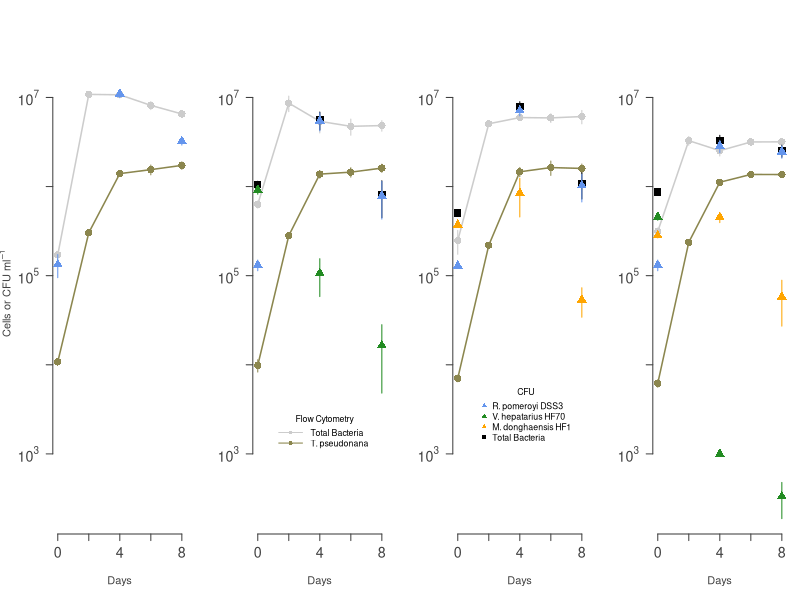
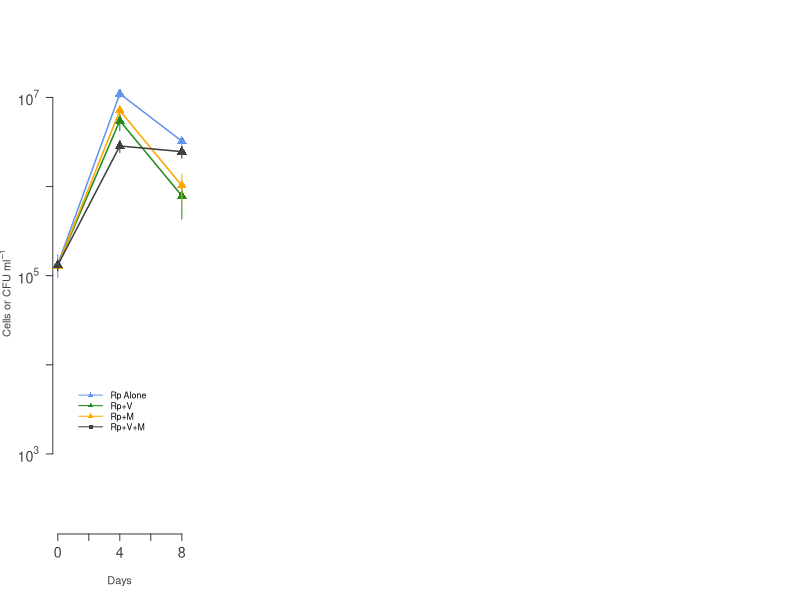
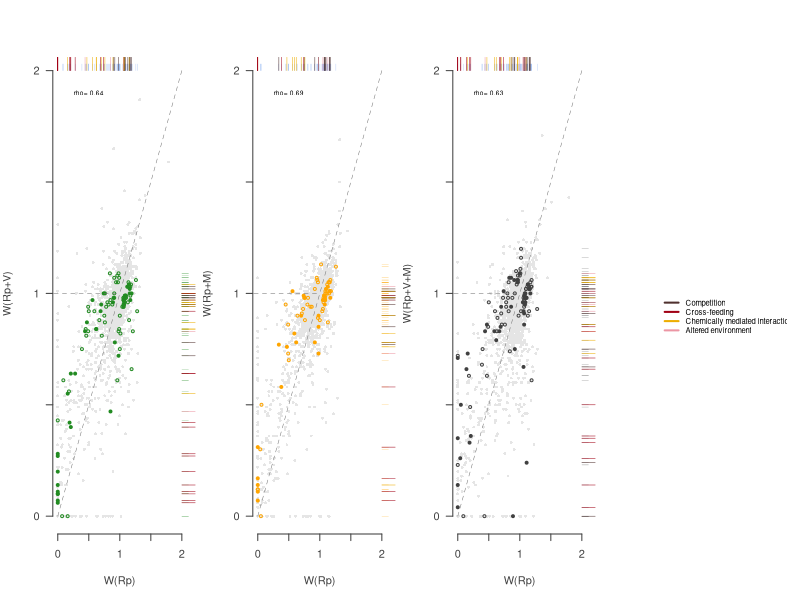
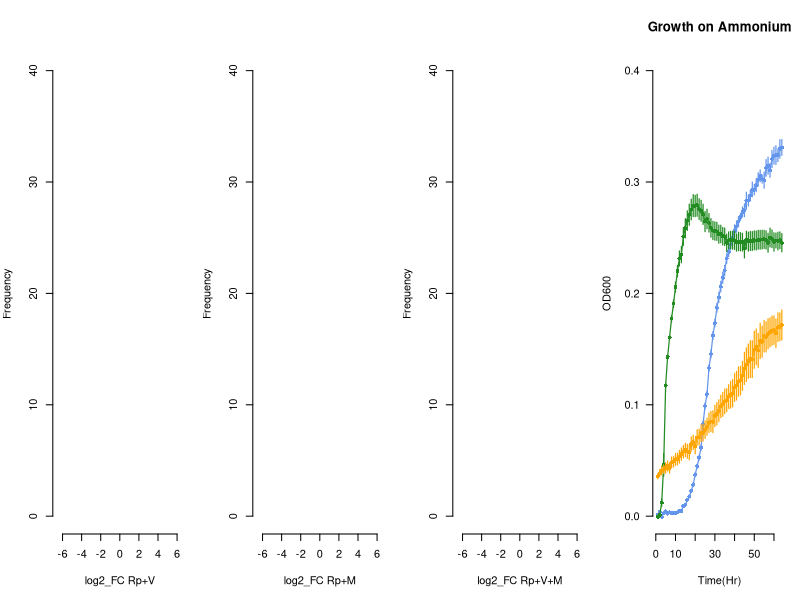
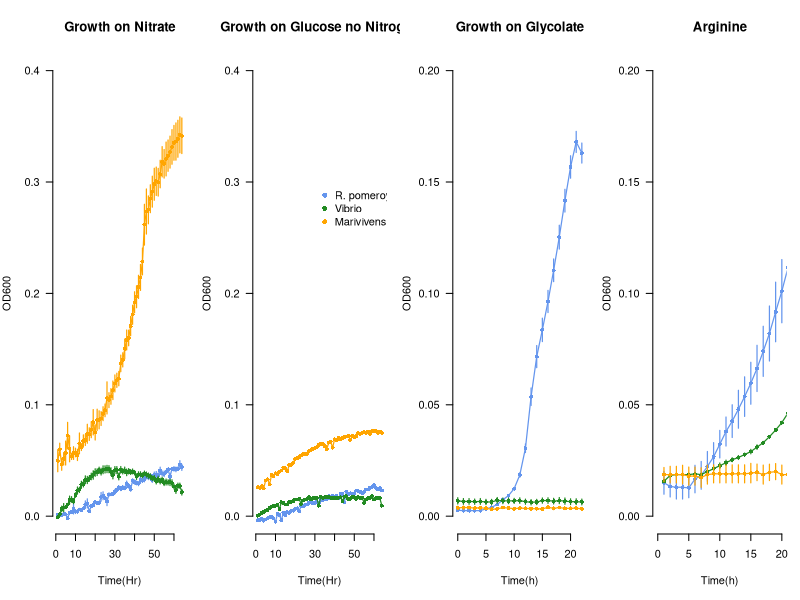
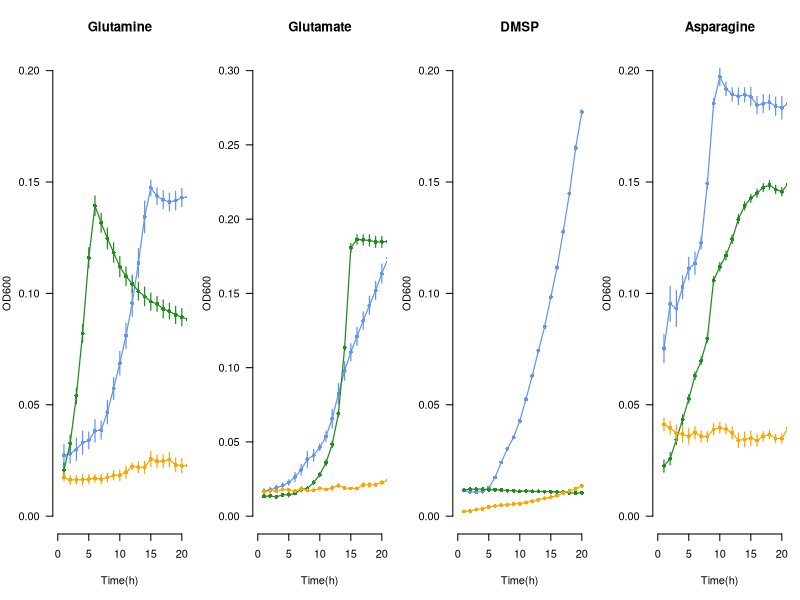
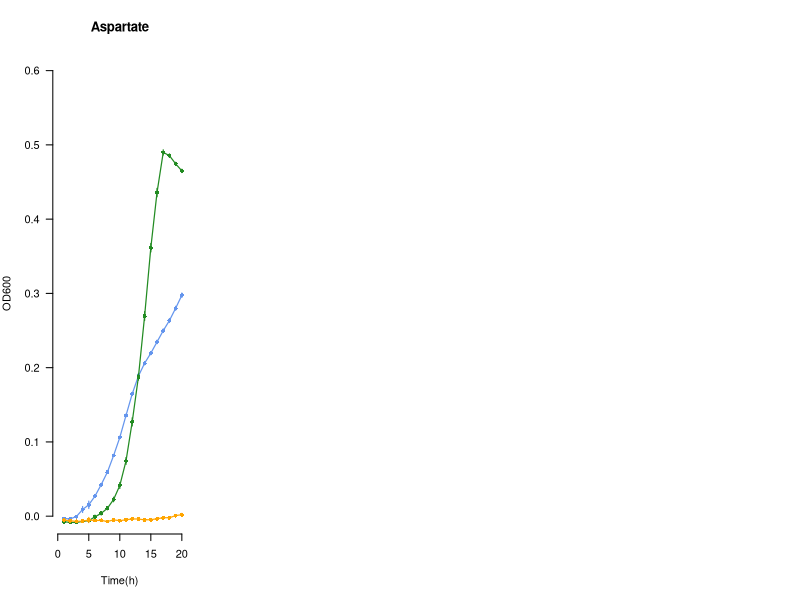

Reproduce these figures in R, in order.
## ---- chunk 1
#loading in packages
library(readr)
library(dplyr)
library(tidyr)
library(ggplot2)
library(scales)
library(data.table)
library(formattable)
## ---- chunk 2
# Defining variables to make it more readable later on

rpom <- 'Ruegeria_pomeroyi'
rpomColor <- 'cornflowerblue'
mari <- 'Marivivens'
mariColor <- 'orange'
vib <- 'Vib_70'
vibColor <- 'forestgreen'
diatom <- 'T_pseudo'
diatomColor <- 'khaki4'
bacteria <- 'Bacteria'
bacteriaColor <- 'gray80'
compCommColor <- 'gray25'
totalCFUColor <- 'black'
## ---- chunk 3
# Transform data from CFU to CFU/ml
# from 1/2 YTSS and 1/2 YTSS + KAN25
coloniesMl <- function(rawCFUdata){
    rawCFUdata <- rawCFUdata %>% 
    mutate(cfu.ml = CFU*Dilution/Volume) %>% 
    mutate(cfuKAN.ml = CFU_KAN*Dilution/Volume) %>% 
    ungroup()
}

# Calculate mean and standard error of the mean of CFU/ml 
# and CFU_KAN/ml separate and then combine
CFUmean <- function(CFUml){
    cfuMean <- CFUml %>%
        select(Condition, Replicate, Day, Organism, cfu.ml) %>%
        na.omit() %>%
        group_by(Condition, Day, Organism, Replicate) %>%
        summarize(CFU.ml = mean(cfu.ml)) %>% 
        group_by(Condition, Day, Organism) %>% 
        summarize(mean.CFU.ml=round(mean(CFU.ml)), sem.CFU.ml=sd(round(CFU.ml))/sqrt(length(CFU.ml)))%>%
        ungroup() 
    cfuKANmean <- CFUml %>%
        select(Condition, Replicate, Day, Organism, cfuKAN.ml) %>%
        na.omit() %>%
        group_by(Condition, Day, Organism, Replicate) %>%
        summarize(CFUKAN.ml = mean(cfuKAN.ml)) %>% 
        group_by(Condition, Day, Organism) %>% 
        summarize(mean.cfuKAN.ml=round(mean(CFUKAN.ml)), sem.cfuKAN.ml=sd(round(CFUKAN.ml))/sqrt(length(CFUKAN.ml)))%>%
        ungroup()
    full_join(cfuMean, cfuKANmean, by=c('Condition', 'Organism', 'Day'))
}


# Calculate mean Cells/ml from flow data taken on CyAN 
meanCellsml <- function(rawFlowdata){
    flowMean <- rawFlowdata %>%
        select(Condition, Replicate, Day, Organism, Cells.ml) %>%
        na.omit() %>%
        group_by(Condition, Day, Organism) %>%
        summarize(mean.Cells.ml=mean(round(Cells.ml)), sem.Cells.ml=sd(round(Cells.ml))
                  /sqrt(length(Cells.ml)))%>%
        ungroup()
}

# Read in CFU and flow data, transforming with above functions
# Need to add in Day 0 for condition 4/6 since these
# R pom colonies were inhibited by Vibrio, thus
# Taking the mean of all other time zeros and placing # it here

rawCFUcounts <- read.table(file='Data/GOTn_CFUcounts_v2.csv', header=TRUE, sep=',')
CFUml <- coloniesMl(rawCFUcounts)
meanCFUml <- CFUmean(CFUml)
meanCFUml <- meanCFUml[order(meanCFUml$Day), ]

flowCounts <- read.table(file='Data/GOTn_flowCounts_v2.csv', header=TRUE, sep=',')
meanFlow <- meanCellsml(flowCounts)
## ---- chunk 4
# Fixing the problem that there were no Rpom counts on day zero of conditions 4 & 6
# We just set the CFUs here equal to the mean of the inoculum from all other conditions


condition4RpomT0 <- meanCFUml$Day==0 & meanCFUml$Organism==rpom & meanCFUml$Condition=='Vibrio'
condition6RpomT0 <- meanCFUml$Day==0 & meanCFUml$Organism==rpom & meanCFUml$Condition=='CompleteCommunity'
allRpomT0 <- na.omit(CFUml$cfu.ml[CFUml$Day=='0' & CFUml$Organism==rpom])

meanCFUml$mean.CFU.ml[condition4RpomT0] <- mean(allRpomT0)
meanCFUml$sem.CFU.ml[condition4RpomT0] <- sd(allRpomT0)/sqrt(length(allRpomT0))

meanCFUml$mean.CFU.ml[condition6RpomT0] <- mean(allRpomT0)
meanCFUml$sem.CFU.ml[condition6RpomT0] <- sd(allRpomT0)/sqrt(length(allRpomT0))
## ---- chunk 5
#Total CFUs from means then propagate error

totalCFUS <- meanCFUml %>% 
  group_by(Condition, Day) %>% 
  summarize(total.meanCFU= sum(mean.CFU.ml), total.sem=sqrt(sum(sem.CFU.ml^2, na.rm=TRUE)))

## ---- chunk 6
attach(meanCFUml)

meanCFU <- mean.CFU.ml[Organism==rpom]
meanCFUT0 <- mean.CFU.ml[Organism==rpom & Day==0]
meanCFUT4 <- mean.CFU.ml[Organism==rpom & Day==4]
meanCFUT8 <- mean.CFU.ml[Organism==rpom & Day==8]

semCFUT0 <- sem.CFU.ml[Organism==rpom & Day==0]
semCFUT4 <- sem.CFU.ml[Organism==rpom & Day==4]
semCFUT8 <- sem.CFU.ml[Organism==rpom & Day==8]


rpomAloneCFU <- mean.CFU.ml[Condition=='RpomAlone' & Organism==rpom]
semRpomAloneCFU <- sem.CFU.ml[Condition=='RpomAlone' & Organism==rpom]
rpomAloneTimeCFU <- Day[Condition=='RpomAlone' & Organism==rpom]

vibRpomCFU <- mean.CFU.ml[Condition=='Vibrio' & Organism==rpom]
semVibRpomCFU <- sem.CFU.ml[Condition=='Vibrio' & Organism==rpom]
vibCFU <- mean.CFU.ml[Condition=='Vibrio' & Organism==vib]
semVibCFU <- sem.CFU.ml[Condition=='Vibrio' & Organism==vib]
vibTimeCFU <- Day[Condition=='Vibrio' & Organism==vib]
vibRpomTimeCFU <- Day[Condition=='Vibrio' & Organism==rpom]

mariRpomCFU <- mean.CFU.ml[Condition=='Marivivens' & Organism==rpom]
semMariRpomCFU <- sem.CFU.ml[Condition=='Marivivens' & Organism==rpom]
mariCFU <- mean.CFU.ml[Condition=='Marivivens' & Organism==mari]
semMariCFU <- sem.CFU.ml[Condition=='Marivivens' & Organism==mari]
mariTimeCFU <- Day[Condition=='Marivivens' & Organism==mari]
mariRpomTimeCFU <- Day[Condition=='Marivivens' & Organism==rpom]

compCommRpomCFU <- mean.CFU.ml[Condition=='CompleteCommunity' & Organism==rpom]
semCompCommRpomCFU <- sem.CFU.ml[Condition=='CompleteCommunity' & Organism==rpom]
compCommMariCFU <- mean.CFU.ml[Condition=='CompleteCommunity' & Organism==mari]
semCompCommMariCFU <- sem.CFU.ml[Condition=='CompleteCommunity' & Organism==mari]
compCommVibCFU <- mean.CFU.ml[Condition=='CompleteCommunity' & Organism==vib]
semCompCommVibCFU <- sem.CFU.ml[Condition=='CompleteCommunity' & Organism==vib]
compCommVibTimeCFU <- Day[Condition=='CompleteCommunity' & Organism==vib]
compCommMariTimeCFU <- Day[Condition=='CompleteCommunity' & Organism==mari]
compCommRpomTimeCFU <- Day[Condition=='CompleteCommunity' & Organism==rpom]

detach(meanCFUml, unload=TRUE)

## ---- chunk 7
# Reading in functions for growth curves that I like to make
niceGrowthCurve <- function(time, populationDensity, yLim, yLab=expression('Cells or CFU ml' ^-1),  timeTicks, timeLabs, popTicks, popLabs){
  xLab <- 'Days'
  axesCol <- 'gray25'
  plot(time, populationDensity, las=1, xlab=xLab, ylab=yLab, log='y',  type='n', frame.plot=FALSE,  yaxt='n', xaxt='n', ylim=yLim, col.lab=axesCol)
  axis(1, at=timeTicks, labels=timeLabs, col=axesCol, col.axis=axesCol, cex.axis=1.3, cex.lab=1.3)
  axis(2, at=popTicks, labels=popLabs, las=1, col=axesCol, col.axis=axesCol, cex.axis=1.3, cex.lab=1.3)
}


oneMemberGrowthCurve <- function(timePop1, pop1, pop1SEM, pop1Col, lineType=1, point=16){
  points(timePop1, pop1, col=pop1Col, pch=point, cex=1.5)
  lines(timePop1, pop1, col=pop1Col, lty=lineType, lwd=1.5)
  segments(x0=timePop1, y0=pop1+pop1SEM, y1=pop1-pop1SEM, col=pop1Col)
}

## ---- chunk 8
#Defining the flow cytometry objects as the treatmentOrganism

attach(meanFlow)

tnBacteriaFlow <-  mean.Cells.ml[Condition=='RpomAlone' & Organism==bacteria]
semTnBacteriaFlow <- sem.Cells.ml[Condition=='RpomAlone' & Organism==bacteria]
tnDiatomFlow <- mean.Cells.ml[Condition=='RpomAlone' & Organism==diatom]
semTnDiatomFlow <- sem.Cells.ml[Condition=='RpomAlone' & Organism==diatom]
tnBacteriaTimeFlow <- Day[Condition=='RpomAlone' & Organism==bacteria]
tnDiatomTimeFlow <- Day[Condition=='RpomAlone' & Organism==diatom]

vibBacteriaFlow <-  mean.Cells.ml[Condition=='Vibrio' & Organism==bacteria]
semVibBacteriaFlow <- sem.Cells.ml[Condition=='Vibrio' & Organism==bacteria]
vibDiatomFlow <- mean.Cells.ml[Condition=='Vibrio' & Organism==diatom]
semVibDiatomFlow <- sem.Cells.ml[Condition=='Vibrio' & Organism==diatom]
vibBacteriaTimeFlow <- Day[Condition=='Vibrio' & Organism==bacteria]
vibDiatomTimeFlow <- Day[Condition=='Vibrio' & Organism==diatom]

mariBacteriaFlow <-  mean.Cells.ml[Condition=='Marivivens' & Organism==bacteria]
semMariBacteriaFlow <- sem.Cells.ml[Condition=='Marivivens' & Organism==bacteria]
mariDiatomFlow <- mean.Cells.ml[Condition=='Marivivens' & Organism==diatom]
semMariDiatomFlow <- sem.Cells.ml[Condition=='Marivivens' & Organism==diatom]
mariBacteriaTimeFlow <- Day[Condition=='Marivivens' & Organism==bacteria]
mariDiatomTimeFlow <- Day[Condition=='Marivivens' & Organism==diatom]

allBacteriaFlow <-  mean.Cells.ml[Condition=='CompleteCommunity' & Organism==bacteria]
semAllBacteriaFlow <- sem.Cells.ml[Condition=='CompleteCommunity' & Organism==bacteria]
allDiatomFlow <- mean.Cells.ml[Condition=='CompleteCommunity' & Organism==diatom]
semAllDiatomFlow <- sem.Cells.ml[Condition=='CompleteCommunity' & Organism==diatom]
allBacteriaTimeFlow <- Day[Condition=='CompleteCommunity' & Organism==bacteria]
allDiatomTimeFlow <- Day[Condition=='CompleteCommunity' & Organism==diatom]
detach(meanFlow, unload=TRUE)
## ---- chunk 9
xAxis <- seq(0,8, by=2)
xAxisLong <- seq(0,16, by=2)
xAxisLabs <- c('0','','4','','8')
xAxisLongLabs <- c('0','','4','','8','','12','','16')

ylim <- c(2e2,2e7)
yAxis <-  c(1e3, 1e4, 1e5, 1e6, 1e7)
yAxisLab <- c(expression('10'^'3'), '', expression('10'^'5'), '',expression('10'^'7'))

#pdf(file='growthcurve_20220316.pdf', height=3, width=9, useDingbats=FALSE)

par(mfrow=c(1,4), mar=c(5,4,4,1))

#Rpom Alone
niceGrowthCurve(xAxis, yAxis, ylim, timeTicks=xAxis, timeLabs=xAxisLabs, popTicks=yAxis, popLabs=yAxisLab)


oneMemberGrowthCurve(tnBacteriaTimeFlow, tnBacteriaFlow, semTnBacteriaFlow, bacteriaColor)
oneMemberGrowthCurve(tnDiatomTimeFlow, tnDiatomFlow, semTnDiatomFlow, diatomColor)
oneMemberGrowthCurve(rpomAloneTimeCFU, rpomAloneCFU, semRpomAloneCFU, rpomColor,lineType=0, point=17)




#Vibrio

niceGrowthCurve(xAxis, yAxis, ylim, yLab='', timeTicks=xAxis, timeLabs=xAxisLabs, popTicks=yAxis, popLabs=yAxisLab)

oneMemberGrowthCurve(vibBacteriaTimeFlow, vibBacteriaFlow, semVibBacteriaFlow, bacteriaColor)
oneMemberGrowthCurve(vibDiatomTimeFlow, vibDiatomFlow, semVibDiatomFlow, diatomColor)


oneMemberGrowthCurve(totalCFUS$Day[totalCFUS$Condition=='Vibrio'], totalCFUS$total.meanCFU[totalCFUS$Condition=='Vibrio'], totalCFUS$total.sem[totalCFUS$Condition=='Vibrio'], totalCFUColor, lineType=0, point=15)

oneMemberGrowthCurve(vibRpomTimeCFU, vibRpomCFU, semVibRpomCFU, rpomColor, lineType=0, point=17)
oneMemberGrowthCurve(vibTimeCFU, vibCFU, semVibCFU, vibColor, lineType=0, point=17)


legend(1.2, 0.3e4, legend=c('Total Bacteria' , 'T. pseudonana'), col=c(bacteriaColor, diatomColor), cex=0.8, pch=16, lty=1, bty='n', title='Flow Cytometry', seg.len=3)


#Marivivens

niceGrowthCurve(xAxis, yAxis, ylim, yLab='', timeTicks=xAxis, timeLabs=xAxisLabs, popTicks=yAxis, popLabs=yAxisLab)

oneMemberGrowthCurve(mariBacteriaTimeFlow, mariBacteriaFlow, semMariBacteriaFlow, bacteriaColor)
oneMemberGrowthCurve(mariDiatomTimeFlow, mariDiatomFlow, semMariDiatomFlow, diatomColor)

oneMemberGrowthCurve(totalCFUS$Day[totalCFUS$Condition=='Marivivens'], totalCFUS$total.meanCFU[totalCFUS$Condition=='Marivivens'], totalCFUS$total.sem[totalCFUS$Condition=='Marivivens'], totalCFUColor, lineType=0, point=15)

oneMemberGrowthCurve(mariRpomTimeCFU, mariRpomCFU, semMariRpomCFU, rpomColor, lineType=0, point=17)
oneMemberGrowthCurve(mariTimeCFU, mariCFU, semMariCFU, mariColor, lineType=0, point=17)


legend(1.2, 0.6e4, legend=c('R. pomeroyi DSS3' , 'V. hepatarius HF70', 'M. donghaensis HF1', 'Total Bacteria'), col=c(rpomColor, vibColor, mariColor, totalCFUColor), pch=c(17,17,17,15), cex=0.8, lty=0, bty='n', title='CFU', seg.len=3)

#CompleteCommunity

niceGrowthCurve(xAxis, yAxis, ylim, yLab='', timeTicks=xAxis, timeLabs=xAxisLabs, popTicks=yAxis, popLabs=yAxisLab)

oneMemberGrowthCurve(allBacteriaTimeFlow, allBacteriaFlow, semAllBacteriaFlow, bacteriaColor)
oneMemberGrowthCurve(allDiatomTimeFlow, allDiatomFlow, semAllDiatomFlow, diatomColor)


oneMemberGrowthCurve(totalCFUS$Day[totalCFUS$Condition=='CompleteCommunity'], totalCFUS$total.meanCFU[totalCFUS$Condition=='CompleteCommunity'], totalCFUS$total.sem[totalCFUS$Condition=='CompleteCommunity'], totalCFUColor, lineType=0, point=15)

oneMemberGrowthCurve(compCommRpomTimeCFU, compCommRpomCFU, semCompCommRpomCFU, rpomColor, lineType=0, point=17)
oneMemberGrowthCurve(compCommRpomTimeCFU, compCommVibCFU, semCompCommVibCFU, vibColor, lineType=0, point=17)
oneMemberGrowthCurve(compCommMariTimeCFU, compCommMariCFU, semCompCommMariCFU, mariColor, lineType=0, point=17)



#dev.off()

#pdf('RpomAllConditions.pdf', useDingbats = FALSE, height=5, width=5)
niceGrowthCurve(xAxis, yAxis, ylim, timeTicks=xAxis, timeLabs=xAxisLabs, popTicks=yAxis, popLabs=yAxisLab)
oneMemberGrowthCurve(rpomAloneTimeCFU, rpomAloneCFU, semRpomAloneCFU, rpomColor,lineType=1, point=17)
oneMemberGrowthCurve(vibRpomTimeCFU, vibRpomCFU, semVibRpomCFU, vibColor, lineType=1, point=17)
oneMemberGrowthCurve(mariRpomTimeCFU, mariRpomCFU, semMariRpomCFU, mariColor, lineType=1, point=17)
oneMemberGrowthCurve(compCommRpomTimeCFU, compCommRpomCFU, semCompCommRpomCFU, compCommColor, lineType=1, point=17)

legend(1.2, 0.6e4, legend=c('Rp Alone' , 'Rp+V', 'Rp+M', 'Rp+V+M'), col=c(rpomColor, vibColor, mariColor, compCommColor), pch=c(17,17,17,15), cex=0.8, lty=1, bty='n', seg.len=3)

#dev.off()
## ---- chunk 10
# expansion factors for Rpom as the only bacteria makes it easy

expansionCalc <- function(initialFC, finalFC, semInitialFC, semFinalFC){
  
  x <- initialFC
  y <- finalFC
  
  expansion <- y/x
  
  dx_x <- semInitialFC/x
  dy_y <- semFinalFC/y
  
  uncertainty <- expansion*sqrt((dx_x)^2*(dy_y)^2)
  
  expansion_uncertainty <- c(vector(),c(expansion, uncertainty))
}


rpomAloneExp <- expansionCalc(tnBacteriaFlow[1], tnBacteriaFlow[5], semTnBacteriaFlow[1], semTnBacteriaFlow[5])[1]
semRpomAloneExp <- expansionCalc(tnBacteriaFlow[1], tnBacteriaFlow[5], semTnBacteriaFlow[1], semTnBacteriaFlow[5])[2]

rpomAloneExpCFU <- expansionCalc(rpomAloneCFU[1], rpomAloneCFU[3], semRpomAloneCFU[1], semRpomAloneCFU[3])[1]
semRpomAloneExpCFU <- expansionCalc(rpomAloneCFU[1], rpomAloneCFU[3], semRpomAloneCFU[1], semRpomAloneCFU[3])[2]


# to get expansion factors for conditions with multiple bacteria
# Rpom CFUs / Total Bacteria CFUs * Total Bacteria FC = Rpom FC
# expansion factor is then Rpom FC final / Rpom FC initial

percentMultiBact <- function(rPom, bact2, bact3){
  x <- rPom
  y <- bact2
  z <- bact3
  
  total <- x/(x+y+z)
}

expansionCalc_noUncert <- function(initialFC, finalFC){
  
  x <- initialFC
  y <- finalFC
  
  expansion <- y/x
}

  
rpomVibPercent <- percentMultiBact(vibRpomCFU, vibCFU, bact3=0)
rpomMariPercent <- percentMultiBact(mariRpomCFU, mariCFU, bact3=0)
rpomAllPercent <- percentMultiBact(compCommRpomCFU, compCommVibCFU, compCommMariCFU)




#these are all of specifically rpom in each treatment then multiplied by the flowcytometry data (0d and 8d) to get cells/ml of rpom from the percentage of rpom cells based on cfus

vibExp <-  expansionCalc_noUncert(vibBacteriaFlow[1]*rpomVibPercent[1], vibBacteriaFlow[5]*rpomVibPercent[3])


mariExp <-  expansionCalc_noUncert(mariBacteriaFlow[1]*rpomMariPercent[1], mariBacteriaFlow[5]*rpomMariPercent[3])


allExp <- expansionCalc_noUncert(allBacteriaFlow[1]*rpomAllPercent[1], allBacteriaFlow[5]*rpomAllPercent[3])

print(c('RpomAlone Expansion=', round(rpomAloneExp, 2),'Vibrio Expansion=', round(vibExp,2) , 'Marivivens Expansion=', round(mariExp,2), 'CompleteCommunity Expansion', round(allExp, 2)))
## ---- chunk 11
# Calculating the number of generations from time 0 to 4 for just Rpom CFUs
#propagation of standard error of the mean
errorProp <- function(sem, mean){
  sqrt((0.434*(sem[2]/mean[2]))^2 + (0.434*(sem[1]/mean[1]))^2)
}

gen4Table <- matrix(nrow=4, ncol=3)
gen4Table[1, 1] <- 'rpomAlone Generations'
gen4Table[2, 1] <- 'Vibrio rpom Generations'
gen4Table[3, 1] <- 'Marivivens rpom Generations'
gen4Table[4, 1] <- 'Complete Comm rpom Generations'
gen4Table[1, 2] <- round((log10(rpomAloneCFU[2])-log10(rpomAloneCFU[1]))/0.301, 3)
gen4Table[2, 2] <- round((log10(vibRpomCFU[2])-log10(vibRpomCFU[1]))/0.301, 3)
gen4Table[3, 2] <- round((log10(mariRpomCFU[2])-log10(mariRpomCFU[1]))/0.301, 3)
gen4Table[4, 2] <- round((log10(compCommRpomCFU[2])-log10(compCommRpomCFU[1]))/0.301, 3)

gen4Table[1,3] <- round(errorProp(semRpomAloneCFU, rpomAloneCFU), 3)
gen4Table[2,3] <- round(errorProp(semVibRpomCFU, vibRpomCFU), 3)
gen4Table[3,3] <- round(errorProp(semMariRpomCFU, mariRpomCFU), 3)
gen4Table[4,3] <- round(errorProp(semCompCommRpomCFU, compCommRpomCFU), 3)

errorProp(semRpomAloneCFU, rpomAloneCFU)

print(gen4Table)
paste('Mean Generations=', mean(as.numeric(gen4Table[1:4, 2])))


## ---- chunk 12
meanFitness <- fread('Data/meanFitness_20220701.csv', header=TRUE)
significantFitness <- fread('Data/significantFitness_Metabolism_Grouped_20220713.csv', header=TRUE)
table1 <- fread('Data/Table1_20220831.csv', header=TRUE) %>% 
  select(spo, gene, funct, sig_vib, sig_mari, sig_cc) %>% 
    inner_join(., significantFitness, by=c('spo', 'gene', 'funct', 'sig_mari', 'sig_vib', 'sig_cc'))

#Select only significant genes to later be counted as fit increases or decreases
vibSig <- significantFitness[sig_vib == 'yes']
vibSigTable <- table1[sig_vib=='yes']
mariSig <- significantFitness[sig_mari == 'yes']
mariSigTable <- table1[sig_mari=='yes']
commSig <- significantFitness[sig_cc == 'yes']
commSigTable <- table1[sig_cc=='yes']

legendColors <- c(rpomColor, vibColor, mariColor, compCommColor)

fitTicks <- c(0, 0.5, 1, 1.5, 2)
fitLabs <- c('0', '','1','', '2')

overallFitPlot <- function(meanFitX=meanFitness$meanW_rpomAlone, meanFitY=meanFitness$meanW_vib, SigFitY_X, SigFitY_Y, SigTableX, SigTableY, xLab, yLab, ycol){
    x <- cor.test(meanFitX, meanFitY, method='spearman')
    segmentCol <- 'grey45'
    axesCol <- 'gray25'
    plot(meanFitX, meanFitY, pch=16, col='grey90', xlab=xLab, ylab=yLab, las=1, bty='n', xaxt='n', yaxt='n',  cex=0.6, xlim=c(0,2), ylim=c(0,2), col.lab=axesCol)
    points(SigFitY_X, SigFitY_Y, pch=21, col=ycol, cex=0.6)
    points(SigTableX, SigTableY, pch=16, col=ycol, cex=0.6)
    rug(SigFitY_X, side=1, pos=c(2,0), ticksize=0.05, lwd=0.2, col=rpomColor)
    rug(SigFitY_Y, side=2, col=ycol, pos=c(2,0), ticksize=0.05, lwd=0.2)
    axis(1, at=fitTicks, labels=fitLabs, col=axesCol, col.axis=axesCol)
    axis(2, at=fitTicks, labels=fitLabs, col=axesCol, col.axis=axesCol, las=1)
    segments(x0=0, y0=0, x1=2, y1=2, col= segmentCol, lty=2, lwd=0.5)
    segments(x0=-1, y0=1, x1=1, y1=1, col=segmentCol, lty=2, lwd=0.5)
    text(0.5, 1.9, paste('rho=',round(x$estimate, 2)), cex=0.6)
}

rugGrouping <- function(sigX=vibSigTable$meanW_rpomAlone, sigY=vibSigTable$meanW_vib, sigGroup=vibSigTable$Group){
  CompetitionCol <- '#50312F'
  AltCol <- '#EDAE01'
  CrossCol <- '#A10115'
  ChemCol <- '#EC96A4'
  lineWeight <- 0.5
  rug(sigX[sigGroup=='Competition'], side=1, pos=c(2,0), ticksize=0.1, lwd=lineWeight, col=CompetitionCol)
  rug(sigX[sigGroup=='Altered environment'], side=1, pos=c(2,0), ticksize=0.1, lwd=lineWeight, col=AltCol)
  rug(sigX[sigGroup=='Cross-feeding'], side=1, pos=c(2,0), ticksize=0.1, lwd=lineWeight, col=CrossCol)
  rug(sigX[sigGroup=='Antimicrobial/Efflux/Signaling'], side=1, pos=c(2,0), ticksize=0.1, lwd=lineWeight, col=ChemCol)

   rug(sigY[sigGroup=='Competition'], side=2, pos=c(2,0), ticksize=0.1, lwd=lineWeight, col=CompetitionCol)
  rug(sigY[sigGroup=='Altered environment'], side=2, pos=c(2,0), ticksize=0.1, lwd=lineWeight, col=AltCol)
  rug(sigY[sigGroup=='Cross-feeding'], side=2, pos=c(2,0), ticksize=0.1, lwd=lineWeight, col=CrossCol)
  rug(sigY[sigGroup=='Antimicrobial/Efflux/Signaling'], side=2, pos=c(2,0), ticksize=0.1, lwd=lineWeight, col=ChemCol)
}

print(c('rpomAlone against vibrio spearman:', cor.test(meanFitness$meanW_rpomAlone, meanFitness$meanW_vib, method='spearman')[3:4]))
print(c('rpomAlone against marivivens spearman:', cor.test(meanFitness$meanW_rpomAlone, meanFitness$meanW_mari, method='spearman')[3:4]))
print(c('rpomAlone against Complete Commuinity spearman:', cor.test(meanFitness$meanW_rpomAlone, meanFitness$meanW_CC, method='spearman')[3:4]))


#pdf('fitnessOverview20221212.pdf', height=3, width=9,useDingbats=FALSE)
par(mfrow=c(1,4), mar=c(5,4,4,1))

overallFitPlot(meanFitness$meanW_rpomAlone, meanFitness$meanW_vib, vibSig$meanW_rpomAlone, vibSig$meanW_vib, vibSigTable$meanW_rpomAlone, vibSigTable$meanW_vib, 'W(Rp)','W(Rp+V)', vibColor)
rugGrouping(sigX=vibSigTable$meanW_rpomAlone, sigY=vibSigTable$meanW_vib, sigGroup=vibSigTable$Group)

overallFitPlot(meanFitness$meanW_rpomAlone, meanFitness$meanW_mari, mariSig$meanW_rpomAlone, mariSig$meanW_mari,  mariSigTable$meanW_rpomAlone, mariSigTable$meanW_mari, 'W(Rp)','W(Rp+M)', mariColor)
rugGrouping(sigX=mariSigTable$meanW_rpomAlone, sigY=mariSigTable$meanW_mari, sigGroup=mariSigTable$Group)

overallFitPlot(meanFitness$meanW_rpomAlone, meanFitness$meanW_CC, commSig$meanW_rpomAlone, commSig$meanW_CC,commSigTable$meanW_rpomAlone, commSigTable$meanW_CC, 'W(Rp)','W(Rp+V+M)', compCommColor)
rugGrouping(sigX=commSigTable$meanW_rpomAlone, sigY=commSigTable$meanW_CC, sigGroup=commSigTable$Group)

plot(x=0.6,y=0.6,type='n', bty='n', xaxt='n', yaxt='n', xlim=c(0,2), ylim=c(0,2), xlab='', ylab='')
legend(0, 1, legend=c('Competition', 'Cross-feeding', 'Chemically mediated interactions', 'Altered environment'), col=c('#50312F','#A10115', '#EDAE01','#EC96A4'), bty='n', lty=1, lwd=2, cex=0.7)

#dev.off()
## ---- chunk 13


#pdf('log2FC_Whist_20220707.pdf', width=5, height=5)
hist(vibSig$Vib_fold_diff, seq(-6.5, 6.6, length.out = 125), col=vibColor, xlim=c(-6.5, 6.5), ylim=c(0,40), border='white', xlab='log2_FC Rp+V', main='')
hist(mariSig$Mari_fold_diff, seq(-6.5, 6.6, length.out = 125), col=mariColor, xlim=c(-6.5, 6.5), ylim=c(0,40), border='white', xlab='log2_FC Rp+M', main='')
hist(commSig$CC_fold_diff, seq(-6.6, 6.6, length.out = 125), col=compCommColor, xlim=c(-6.5, 6.5), ylim=c(0,40), border='white', xlab='log2_FC Rp+V+M', main='')
#dev.off()

## ---- chunk 14
plateOD <- fread('Data/NitrogenUsage_GrowthCurves_CBS.csv') %>%  melt(., id=('Time'), variable.name='Well', value.name='OD600')


plateMap <- fread('Data/NitrogenUsage_GrowthCurves_CBS_platelayout.csv')

growthData <- inner_join(plateOD, plateMap, by='Well')
meanCells <- function(rawData) {
    rawData <- rawData %>% 
        na.omit() %>% 
        group_by(Time, Organism, Condition) %>% 
        summarise(mean_OD=mean(OD600), sem_OD = sd(OD600)/sqrt(length(OD600)))
}

x <- meanCells(growthData)
x$mean_OD[x$Organism!='Blank'] <- x$mean_OD[x$Organism!='Blank'] - x$mean_OD[x$Organism=='Blank']

# Blank transformed data
blankedGrowthCurve <- x

attach(blankedGrowthCurve)

# Define each strain/fluorescent organism used for this plate
rpomNH <- Organism=='Rpom' & Condition=='NH'
rpomNO <- Organism=='Rpom' & Condition=='NO'
rpomNoN <- Organism=='Rpom' & Condition=='NoN'
vibNH <- Organism=='Vib' & Condition=='NH'
vibNO <- Organism=='Vib' & Condition=='NO'
vibNoN <- Organism=='Vib' & Condition=='NoN'
mariNH <- Organism=='Mari' & Condition=='NH'
mariNO <- Organism=='Mari' & Condition=='NO'
mariNoN <- Organism=='Mari' & Condition=='NoN'


OD <- function(strain, color) {
    points(Time[strain], mean_OD[strain], pch=16, cex=0.8, col=color)
    lines(Time[strain], mean_OD[strain], col=color, lwd=1.2)
    segments(Time[strain], y0=mean_OD[strain]-sem_OD[strain], y1=mean_OD[strain]+sem_OD[strain], col=color, lwd=1.2)
}


#pdf('Nitrate_Ammonium_GC_20211209.pdf', height=8, width=10, useDingbats = FALSE)

plot(Time[rpomNH], mean_OD[rpomNH], type='n',  las=1, xlab='Time(Hr)', ylab='OD600', main='Growth on Ammonium', bty='n', ylim=c(0, 0.4),cex=1.5, col='gray80')
OD(rpomNH, rpomColor)
OD(vibNH, vibColor)
OD(mariNH, mariColor)


plot(Time[rpomNO], mean_OD[rpomNO], type='n',  las=1, xlab='Time(Hr)', ylab='OD600', main='Growth on Nitrate', bty='n', ylim=c(0,0.4), cex=1.5, col='gray80')
OD(rpomNO, rpomColor)
OD(vibNO, vibColor)
OD(mariNO, mariColor)


plot(Time[rpomNoN], mean_OD[rpomNoN], type='n',  las=1, xlab='Time(Hr)', ylab='OD600', main='Growth on Glucose no Nitrogen', bty='n', ylim=c(0,0.4), cex=1.5, col='gray80')
OD(rpomNoN, rpomColor)
OD(vibNoN, vibColor)
OD(mariNoN, mariColor)
legend(30, 0.3, legend=c('R. pomeroyi WT', 'Vibrio', 'Marivivens'), col=c(rpomColor, vibColor, mariColor), bty='n', pch=16)
#dev.off()
detach(blankedGrowthCurve)
## ---- chunk 15

glycolate_OD <- fread('Data/Glycolate_Malate_GrowthCurves_CBS.csv') %>%  melt(., id=('Time'), variable.name='Well', value.name='OD600')
glycolate_OD$Well <- as.integer(glycolate_OD$Well)
glycolate_layout <- fread('Data/Glycolate_Malate_GrowthCurves_CBS_platelayout.csv')



glycolate_growthData <- inner_join(glycolate_OD, glycolate_layout , by='Well')


glycolate_mean <- meanCells(glycolate_growthData)

# Blank transformed data

glycolate_mean$mean_OD[glycolate_mean$Organism!='Blank' & glycolate_mean$Condition=='Glycolate'] <- glycolate_mean$mean_OD[glycolate_mean$Organism!='Blank' & glycolate_mean$Condition=='Glycolate'] - glycolate_mean$mean_OD[glycolate_mean$Organism=='Blank' & glycolate_mean$Condition=='Glycolate']


attach(glycolate_mean)
rpomGlycolate <- Organism=='Rpom' & Condition=='Glycolate'

vibGlycolate <- Organism=='Vib' & Condition=='Glycolate'

mariGlycolate <- Organism=='Mari' & Condition=='Glycolate'




OD <- function(strain, color) {
    points(Time[strain], mean_OD[strain], pch=16, cex=0.8, col=color)
    lines(Time[strain], mean_OD[strain], col=color, lwd=1.2)
    segments(Time[strain], y0=mean_OD[strain]-sem_OD[strain], y1=mean_OD[strain]+sem_OD[strain], col=color, lwd=1.2)
}


#pdf('glycolateMalate_growth.pdf')
plot(Time[rpomGlycolate], mean_OD[rpomGlycolate], type='n',  las=1, xlab='Time(h)', ylab='OD600', main='Growth on Glycolate', bty='n', ylim=c(0, 0.2),cex=1.5, col='gray80')
OD(rpomGlycolate, rpomColor)
OD(vibGlycolate, vibColor)
OD(mariGlycolate, mariColor)

#dev.off()

detach(glycolate_mean)

## ---- chunk 16
ArgGln <- fread('Data/cbs_growth_arginine_gln_malonate.csv') %>% 
    pivot_longer(., cols=2:19, names_to='Organism', values_to='OD') %>% 
    separate(., col='Organism', into=c('Organism', 'Condition', 'Rep')) %>% 
    group_by(Time, Organism, Condition) %>% 
    summarize(mean_OD=mean(OD), sem_OD=sd(OD)/sqrt(length(OD)))
attach(ArgGln)

rpomArg <- Organism=='Rp' & Condition=='arginine'
mariArg <- Organism=='Marivivens' & Condition=='arginine'
vibArg <- Organism=='Vibrio' & Condition=='arginine'
#pdf('ArginineGrowth.pdf')
plot(Time[rpomArg], mean_OD[rpomArg], type='n',  las=1, xlab='Time(h)', ylab='OD600', main='Arginine', bty='n', ylim=c(0, 0.2),xlim=c(0, 20),cex=1.5, col='gray80')
OD(rpomArg, rpomColor)
OD(vibArg, vibColor)
OD(mariArg, mariColor)
#dev.off()

rpomGln <- Organism=='Rp' & Condition=='glutamine'
mariGln <- Organism=='Marivivens' & Condition=='glutamine'
vibGln <- Organism=='Vibrio' & Condition=='glutamine'
#pdf('GlutamineGrowth.pdf')
plot(Time[rpomGln], mean_OD[rpomGln], type='n',  las=1, xlab='Time(h)', ylab='OD600', main='Glutamine', bty='n', ylim=c(0, 0.2),xlim=c(0, 20),cex=1.5, col='gray80')
OD(rpomGln, rpomColor)
OD(vibGln, vibColor)
OD(mariGln, mariColor)
#dev.off()


detach()
## ---- chunk 17
GluRibose <- fread('Data/cbs_glutamate_ribose.csv')%>%  melt(., id=('Time'), variable.name='Well', value.name='OD600')

GluRibose_layout <- fread('Data/cbs_glutamate_ribose_plateLayout.csv')


GluRibose_growthData <- inner_join(GluRibose, GluRibose_layout , by='Well')


GluRibose_mean <- meanCells(GluRibose_growthData)


GluRibose_mean$mean_OD[GluRibose_mean$Organism!='Blank' & GluRibose_mean$Condition=='Glutamate'] <- GluRibose_mean$mean_OD[GluRibose_mean$Organism!='Blank' & GluRibose_mean$Condition=='Glutamate'] - GluRibose_mean$mean_OD[GluRibose_mean$Organism=='Blank' & GluRibose_mean$Condition=='Glutamate']


attach(GluRibose_mean)

rpomGlu <- Organism=='Rpom' & Condition=='Glutamate'
vibGlu <- Organism=='Vib' & Condition=='Glutamate'
mariGlu <- Organism=='Mari' & Condition=='Glutamate'

#pdf('GlutamateGrowth.pdf')
plot(Time[rpomGlu], mean_OD[rpomGlu], type='n',  las=1, xlab='Time(h)', ylab='OD600', main='Glutamate', bty='n', ylim=c(0, 0.3),xlim=c(0, 20),cex=1.5, col='gray80')
OD(rpomGlu, rpomColor)
OD(vibGlu, vibColor)
OD(mariGlu, mariColor)
#dev.off()


detach()
## ---- chunk 18
DMSP <- fread('Data/DSS3,HF1,HF70_DMSP_48-well.csv') %>% 
    pivot_longer(., cols=2:25, names_to='Organism', values_to='OD') %>% 
  na.omit() %>% 
    separate(., col='Organism', into=c('Organism', 'Condition', 'Rep')) %>% 
    group_by(Time, Organism, Condition) %>% 
    summarize(mean_OD=mean(OD), sem_OD=sd(OD)/sqrt(length(OD)))
attach(DMSP)


rpomDMSP <- Organism=='DSS3' & Condition=='DMSP'
mariDMSP <- Organism=='HF1' & Condition=='DMSP'
vibDMSP <- Organism=='HF70' & Condition=='DMSP'
#pdf('DMSP.pdf')
plot(Time[rpomDMSP], mean_OD[rpomDMSP], type='n',  las=1, xlab='Time(h)', ylab='OD600', main='DMSP', bty='n', ylim=c(0, 0.2),xlim=c(0, 20), cex=1.5, col='gray80')
OD(rpomDMSP, rpomColor)
OD(vibDMSP, vibColor)
OD(mariDMSP, mariColor)
#dev.off()
detach()

Asparagine <- fread('Data/DSS3,HF1,HF70_asparagine.csv') %>% 
    pivot_longer(., cols=2:19, names_to='Organism', values_to='OD') %>% 
  na.omit() %>% 
    separate(., col='Organism', into=c('Organism', 'Condition', 'Rep')) %>% 
    group_by(Time, Organism, Condition) %>% 
    summarize(mean_OD=mean(OD), sem_OD=sd(OD)/sqrt(length(OD))) 

attach(Asparagine)
rpomAsparagine <- Organism=='DSS3' & Condition=='asparagine'
mariAsparagine <- Organism=='HF1' & Condition=='asparagine'
vibAsparagine <- Organism=='HF70' & Condition=='asparagine'
#pdf('Asparagine.pdf')
plot(Time[rpomAsparagine], mean_OD[rpomAsparagine], type='n',  las=1, xlab='Time(h)', ylab='OD600', main='Asparagine', bty='n', ylim=c(0, 0.2),xlim=c(0, 20), cex=1.5, col='gray80')
OD(rpomAsparagine, rpomColor)
OD(vibAsparagine, vibColor)
OD(mariAsparagine, mariColor)
#dev.off()
detach(Asparagine)


## ---- chunk 19
aspartate <- fread('Data/DSS3,HF1,HF70_aspartate_48-well.csv') %>% 
    pivot_longer(., cols=-1, names_to='Organism', values_to='OD') %>% 
    na.omit() %>% 
    separate(., col='Organism', into=c('Organism', 'Condition', 'Rep')) %>% 
    group_by(Time, Organism, Condition) %>% 
    summarize(mean_OD=mean(OD), sem_OD=sd(OD)/sqrt(length(OD)))

attach(aspartate)
rpomAspartate <- Organism=='DSS3' & Condition=='aspartate'
mariAspartate <- Organism=='HF1' & Condition=='aspartate'
vibAspartate <- Organism=='HF70' & Condition=='aspartate'
#pdf('aspartate.pdf')
plot(Time[rpomAsparagine], mean_OD[rpomAsparagine], type='n',  las=1, xlab='Time(h)', ylab='OD600', main='Aspartate', bty='n', ylim=c(0, 0.6),xlim=c(0, 20), cex=1.5, col='gray80')
OD(rpomAsparagine, rpomColor)
OD(vibAsparagine, vibColor)
OD(mariAsparagine, mariColor)
#dev.off()
detach(aspartate)
